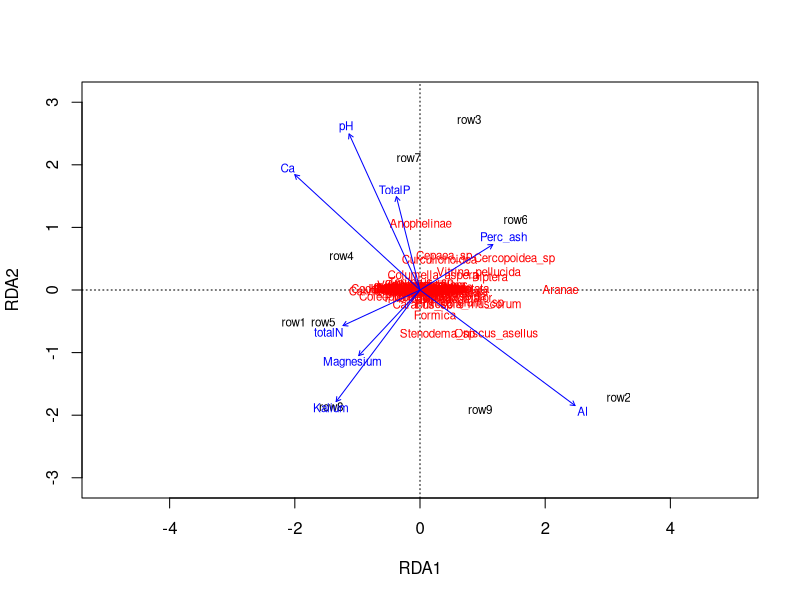

The R source for this figure: (Note: this script raises an error after producing the figure.)
# For this week it's time to start exploring your own ideas and questions in R.
  # There are at least five options in the dataset to create the following comparisons.

setwd("C:/GitHub/Johnson.1/Wk 9 asignment")
getwd()

# (Q1 - 12 pts) Use the dataset from the tutorial to complete one redundancy analysis (RDA) with variance partitioning on a different community (NOT the nematodes).
  # Explain the ecological importance of your significant predictor variables, or the importance if none are significant for your community.

#Must install/read in read_excell package fist!

library(readxl)


#Next read in excel file and untransfrom data from tibble format using as.data.frame
abiotic.tibble <- read_excel("Penaetal_2016_data.xlsx", sheet = "Abiotic factors")
abiotic <- as.data.frame(abiotic.tibble)

invert.tibble <- read_excel("Penaetal_2016_data.xlsx", sheet = "Invertebrate_community")
invert <- as.data.frame(invert.tibble)

head(abiotic)
head(invert)

#There is a different amount of samples per invertabrete_community compared to abiotic factors. Run the following code to take an average/mean and make them even!

abiotic.names <- paste(abiotic$Parcel, abiotic$Land_Use)
abiotic$names <- abiotic.names

head(invert)

#Do the same for the invertebrate(invert) community! 

invert.names <- paste(invert$Parcel, invert$Landuse)
invert$names <- invert.names

#Agregate means by names to columns 

abiotic.means <- aggregate(x = abiotic, by = list(abiotic$names), FUN = "mean")

invert.means <- aggregate(x = invert, by = list(invert$names), FUN = "mean")

#Since there is not the same number of rows, must merge both abiotic and invert!
fix.issue <- merge(abiotic.means, invert.means, by = "Group.1", all = FALSE)
#Now that there merged, have to unmerge.

abiotic.unmerged <- fix.issue[,7:15]
invert.unmerged <- fix.issue[,19:87]


head(abiotic.unmerged)
head(invert.unmerged)

#Already removed NA collumns when unmerged, so now we just have to make the abitoic factors as numeric and in the right format.

abiotic.means1 <- abiotic.unmerged # Plot and NA columns
abiotic.means2 <- sapply(abiotic.means1, as.numeric ) # Make sure everything is numeric.
abiotic.means2 <- as.data.frame(abiotic.means2) # Make sure it's in the right format.

head(abiotic.means2)
#Do same thing again, except for invertebrate!

invert.means1 <- invert.unmerged # Plot and NA columns
invert.means2 <- sapply(invert.means1, as.numeric ) # Make sure everything is numeric.
invert.means2 <- as.data.frame(invert.means2) # Make sure it's in the right format.

head(invert.means2)


#Install/read in this package and compare abiotic factors (abiotic) against invertebrate communities (biotic) 
library(vegan)

colnames(abiotic.means2)
ord <- rda(invert.means2 ~ Al, abiotic.means2)
ord

colnames(abiotic.means2)
ord <- rda(invert.means2 ~ pH + totalN + Perc_ash + Kalium + Magnesium + Ca + Al + TotalP + OlsenP, abiotic.means2)
ord

anova(ord)

#P value is not significant, or not even given in this case, so need to take stepts further to remove predictors that are not important one at a time!

plot(ord, ylim = c(-2,2), xlim = c(-5,5))

ord <- rda(invert.means2 ~., abiotic.means2) # shorthand for the model that includes everything.
ord.int <- rda(invert.means2 ~1, abiotic.means2)

step.mod <- ordistep(ord.int, scope = formula(ord), selection = "both")
step.mod$anova

step.R2mod <- ordiR2step(ord.int, scope = formula(ord), selection = "forward")


# (Q2 - 12 pts) Then use the dataset from the tutorial to create a linear model related to your RDA. Try multiple predictors to find the best fit model.
  # Explain the ecological importance of the significant predictors, or lack of significant predictors.

# (Q3 - 6 pts) Provide a 3-4 sentence synthesis of how these results relate to one another and the value of considering both together for interpreting biotic-abiotic interactions.


